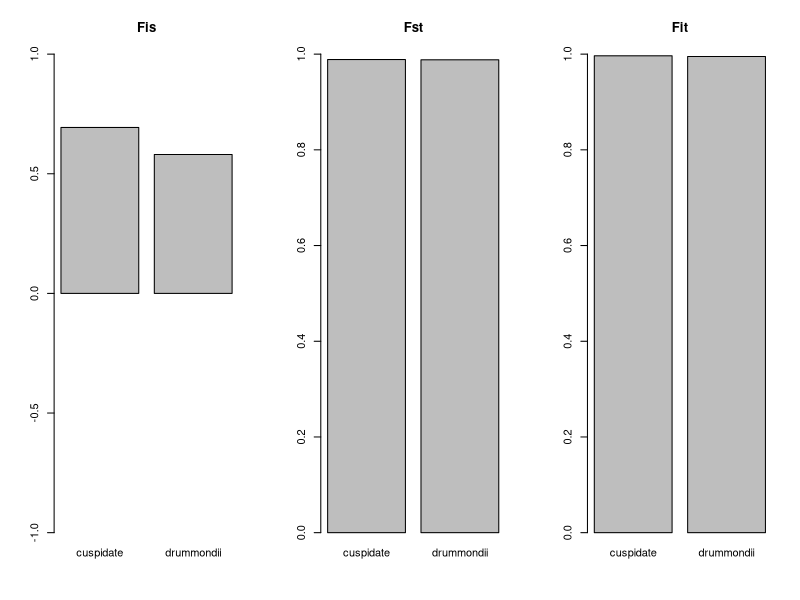

Source code (R):
# Gates Dupont  #
# 4100 Prelim 2 #
# F18           #
# # # # # # # # #

#------------------------------------QUESTION 2a------------------------------------

#----Setting up populations----
cuspidate = data.frame(
  subpop = 1:43,
  p = c(rep(1,40), 0.49, 0.83, 0.91), # allele frequency
  H0 = c(rep(0,40), 0.17, 0.06, 0.06)
)

drummondii = data.frame(
  subpop = 1:73,
  p = c(rep(1, 66), 0.86, 0.8, 0.7, 0.96, 0.96, 0.73, 0.91),
  H0 = c(rep(0, 66), 0.06, 0.12, 0.2, 0.03, 0.09, 0.15, 0.06)
)

#----Calculating expected H----
cuspidate$He = 2 * cuspidate$p * (1-cuspidate$p)
drummondii$He = 2 * drummondii$p * (1-drummondii$p)
# Could also do equation 6 on review guide?

#----H stats for each pop----
H0.c = mean(cuspidate$H0) # Observed H
Hs.c = mean(cuspidate$He) # Metapopulation (total) expected H
Ht.c = mean(2*(cuspidate$p^2)) # Subpopulation expected H

H0.d = mean(drummondii$H0) 
Hs.d = mean(drummondii$He)
Ht.d = mean(2*(drummondii$p^2))

#----cuspidate F stats----
Fis.c = 1 - (H0.c / Hs.c) # Within-subpop H
Fst.c = 1 - (Hs.c / Ht.c) # Metapop H
Fit.c = Fis.c + Fst.c - Fis.c * Fst.c # Total / at both levels

#----drummondii F stats----
Fis.d = 1 - (H0.d / Hs.d)
Fst.d = 1 - (Hs.d / Ht.d)
Fit.d = Fis.d + Fst.d - Fis.d * Fst.d 

par(mfrow=c(1,3))
barplot(c(Fis.c, Fis.d), names.arg = c("cuspidate", "drummondii"), main="Fis", ylim=c(-1,1))
barplot(c(Fst.c, Fst.d), names.arg = c("cuspidate", "drummondii"), main="Fst", ylim=c(0,1))
barplot(c(Fit.c, Fit.d), names.arg = c("cuspidate", "drummondii"), main="Fit", ylim=c(0,1))

#------------------------------------QUESTION 2b------------------------------------

#----Calculating Nem----
Ne_m.d = 0.25*((1/Fst.d)-1)

#------------------------------------QUESTION 2c------------------------------------

#----Calculating Ne----
Ne.d = Ne_m.d/0.1
